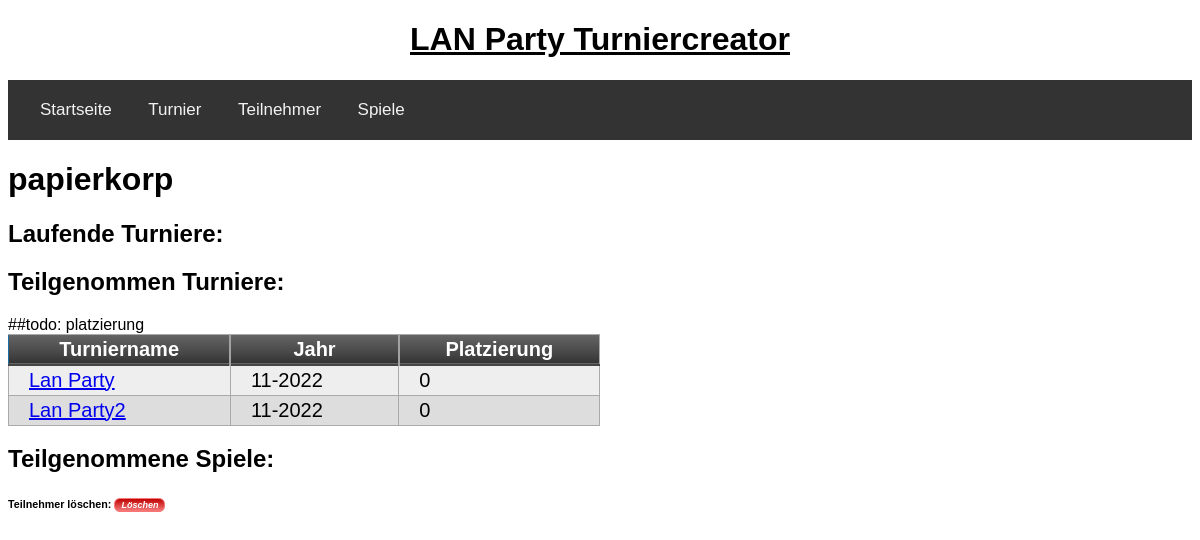
Page /profil/papierkorp on the earlier database version.
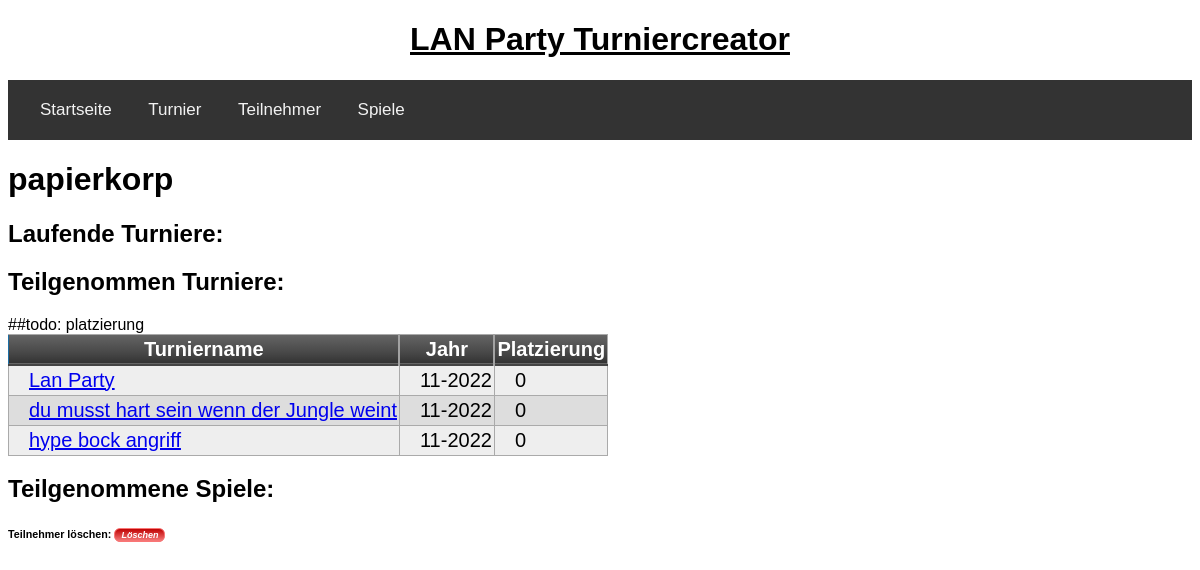
Same page on the later database version.
### tables this page shows
CREATE TABLE turnier(turnierid integer primary key autoincrement, name text, jahr date default (strftime('%m-%Y')), sieger integer);

### app/routes.py (the view)
@app.route('/profil/<nickname>', methods=["POST", "GET"])
def profil(nickname):
	teilnehmerid = get_teilnehmerid(nickname)
	teilgenommene_turniere = get_teilgenommene_turniere_pro_teilnehmer(teilnehmerid[0][0])
	form = DeleteForm()
	if form.validate_on_submit():
		flash(delete_teilnehmer(nickname))
		return redirect(url_for('teilnehmer'))
	return render_template('profil.html', nickname=nickname, form=form, teilgenommene_turniere = teilgenommene_turniere)

### app/forms.py
class DeleteForm(FlaskForm):
    submit = SubmitField('Löschen')

### app/db.py (called while the page is built)
def get_teilgenommene_turniere_pro_teilnehmer(teilnehmerid):
	query= 'select turnier.turnierid, turnier.name, turnier.jahr from turnierdetails as t inner join turnier on t.turnierid = turnier.turnierid where t.teilnehmerid = {teilnehmerid} group by t.turnierid;'.format(teilnehmerid=teilnehmerid)
	return execute_select_query(query)

def get_teilnehmerid(nickname):
	query = 'select teilnehmerid from teilnehmer where nickname = "{nickname}";'.format(nickname=nickname)
	return execute_select_query(query)

def execute_select_query(query):
	try:
		cursor.execute(query)
		return cursor.fetchall()
	except sqlite3.IntegrityError as e:
		return "Integrity Error: " + str(e)
	connection.close()

### app/templates/profil.html (shortened to what this page needs)
{% extends "base.html" %}
{% block app_content %}
    <h1>{{nickname}}</h1>
    <h2>Laufende Turniere:</h2>
    <h2>Teilgenommen Turniere:</h2>
    ##todo: platzierung
    <table class="myTable">
        <thead>
            <tr>
                <th>Turniername</th>
                <th>Jahr</th>
                <th>Platzierung</th>
            </tr>
        </thead>
    {% for turnier in teilgenommene_turniere %}
        <tr>
            <td><a href="{{ url_for("turniere", turnierid=turnier[0]) }}">{{ turnier[1] }}</a></td>
            <td>{{ turnier[2] }}</td>
            <td>0</td>
        </tr>
    {% endfor %}
    </table>
    <h2>Teilgenommene Spiele:</h2>
 <form action="" method="post" novalidate class="loeschen_button">{{ form.hidden_tag()}}<h6>Teilnehmer löschen: {{ form.submit }} </h6></form>
{% endblock %}

Differences in the rows shown:
changed turnier: name "Lan Party2" → "du musst hart sein wenn der Jungle weint"
now on this page (row edited): turnier: name "hype bock angriff", jahr "11-2022"
